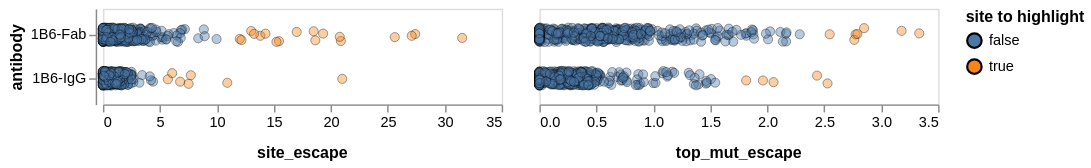

The notebook cell this image was saved under:
### Code cell
# Visualize site selection
site_selection = alt.selection_point(fields=["site"], on="mouseover", empty=False) 

per_site_escape_chart = (
    alt.Chart(per_site_escape)
    .add_params(site_selection)
    .transform_calculate(jitter="random() - 0.5")
    .encode(
        alt.X("escape", title=None),
        alt.Y("antibody"),
        alt.YOffset("jitter:Q", scale=alt.Scale(domain=[-1.2, 1.2])),
        alt.Column(
            "escape_type",
            title=None,
            header=alt.Header(orient="bottom", labelFontSize=11, labelFontStyle="bold"),
        ),
        alt.Color("highlight", title="site to highlight"),
        tooltip=["site", "rank", "antibody", "manual_no_highlight"],
        strokeWidth=alt.condition(site_selection, alt.value(3), alt.value(0.25)),
    )
    .mark_circle(size=40, strokeOpacity=1, fillOpacity=0.4, stroke="black")
    .resolve_scale(x="independent")
    .properties(width=275, height=alt.Step(30))
    .configure_axis(grid=False)
)

per_site_escape_chart

### Figure 1 — Vega-Lite specification as saved in the notebook (floating-point values rounded to 4 significant figures; data arrays with more than 128 entries replaced by an {"elided": "..."} marker saying what was removed)
{"config": {"view": {"continuousWidth": 300, "continuousHeight": 300}, "axis": {"grid": false}}, "data": {"name": "data-9d72d1b71c90587eb2044ca9aa2644bf"}, "mark": {"type": "circle", "fillOpacity": 0.4, "size": 40, "stroke": "black", "strokeOpacity": 1}, "encoding": {"color": {"field": "highlight", "title": "site to highlight", "type": "nominal"}, "column": {"field": "escape_type", "header": {"labelFontSize": 11, "labelFontStyle": "bold", "orient": "bottom"}, "title": null, "type": "nominal"}, "strokeWidth": {"condition": {"param": "param_1", "value": 3, "empty": false}, "value": 0.25}, "tooltip": [{"field": "site", "type": "quantitative"}, {"field": "rank", "type": "quantitative"}, {"field": "antibody", "type": "nominal"}, {"field": "manual_no_highlight", "type": "nominal"}], "x": {"field": "escape", "title": null, "type": "quantitative"}, "y": {"field": "antibody", "type": "nominal"}, "yOffset": {"field": "jitter", "scale": {"domain": [-1.2, 1.2]}, "type": "quantitative"}}, "height": {"step": 30}, "params": [{"name": "param_1", "select": {"type": "point", "fields": ["site"], "on": "mouseover"}}], "resolve": {"scale": {"x": "independent"}}, "transform": [{"calculate": "random() - 0.5", "as": "jitter"}], "width": 275, "$schema": "https://vega.github.io/schema/vega-lite/v5.20.1.json", "datasets": {"data-9d72d1b71c90587eb2044ca9aa2644bf": {"elided": "2016 records"}}}
